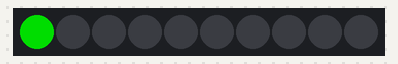
A sketch run on a simulated Arduino Uno, built with avr-gcc and run on an emulated ATmega328P. Shown: 10 RGB LEDs in strip order, left to right. Dim RGB values are drawn brighter than linear.

Above: at 0.1 s.
At 0.6 s:
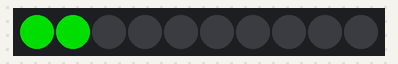
At 1.1 s:
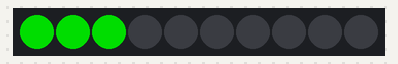
At 2.1 s:
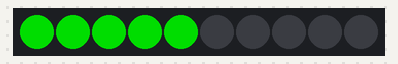
At 3.1 s:
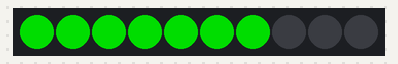
At 4.6 s:
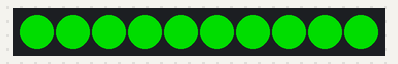

The sketch:

infinite-loop-update-basic2.ino
```cpp
//Library that we need to include
#include <Adafruit_NeoPixel.h>
//..............................

int i=0;

//Creating new LED Strip with 10 pixels and on ardiuno pin number 6
Adafruit_NeoPixel stripe = Adafruit_NeoPixel(10, 6, NEO_GRB + NEO_KHZ800);

void setup() {
  stripe.begin(); // This initializes the NeoPixel library.
}

void loop() {
  while(true){
    if(i==10){
      i=0;
      reset();
    }
    stripe.setPixelColor(i, stripe.Color(0,150,0)); // Moderately bright green color.
    stripe.show(); // This sends the updated pixel color to the hardware.
    delay(500); // Delay for a period of time (in milliseconds). 500 ms = half second
    i=i+1;
  }
}

void reset(){
   for(int j=0; j<10; j++){
    stripe.setPixelColor(j, stripe.Color(0,0,0));
    stripe.show();
   }
}
```

Measured:
- by itself, everything shown: repeats every 5.0 s, in 10 steps
- what the display in image 1 shows lasts 0.5 s, from 0.5 s to 1.0 s
